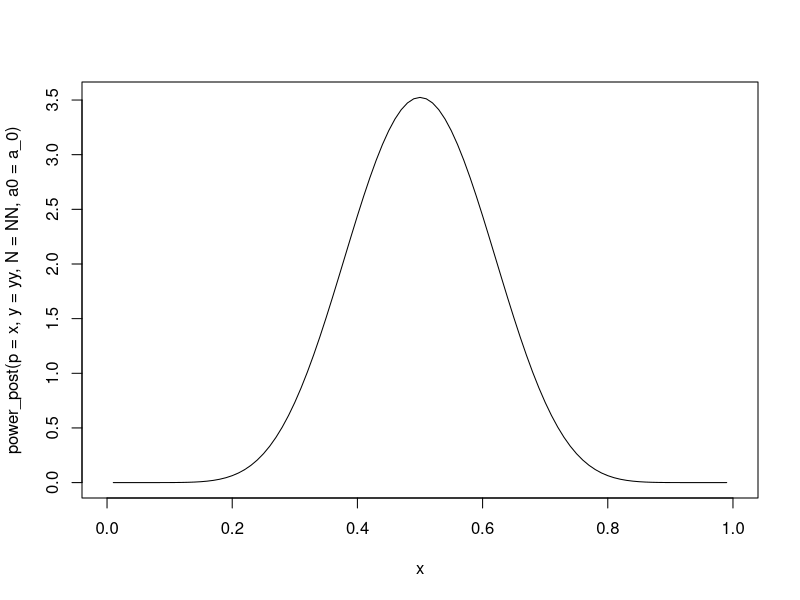
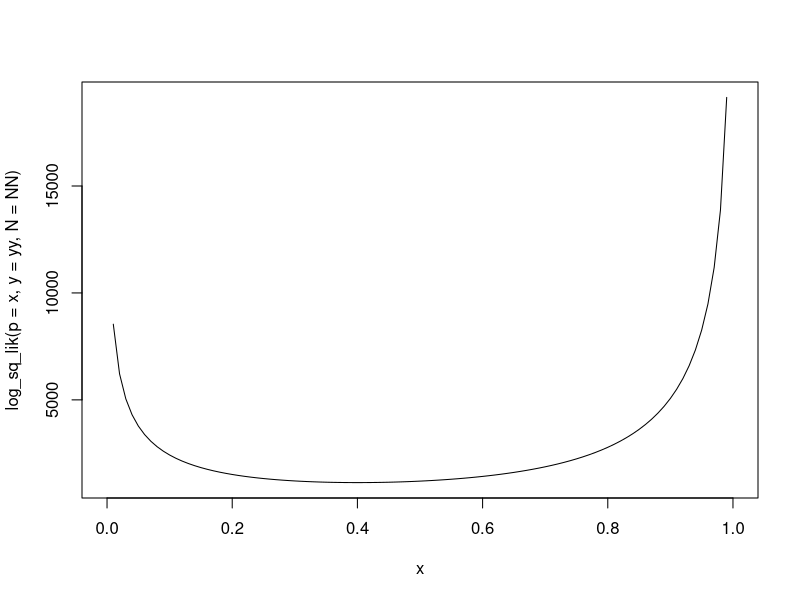
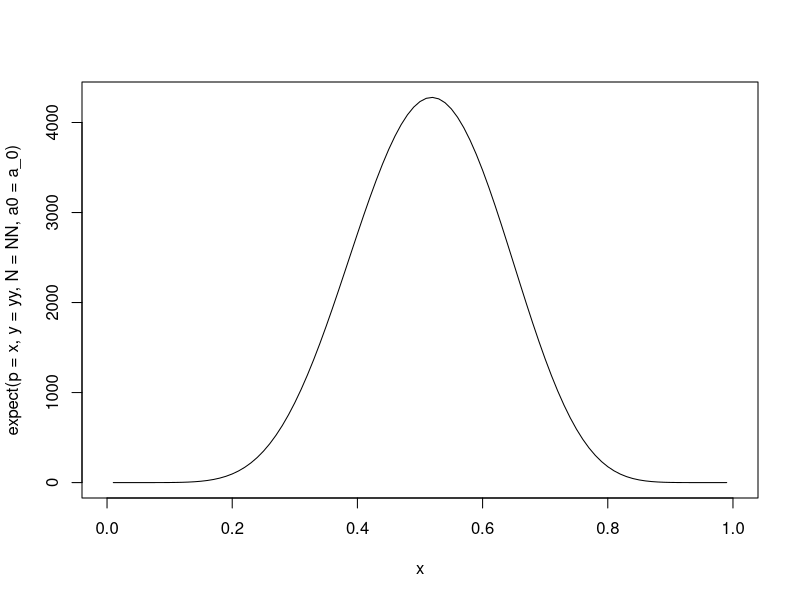
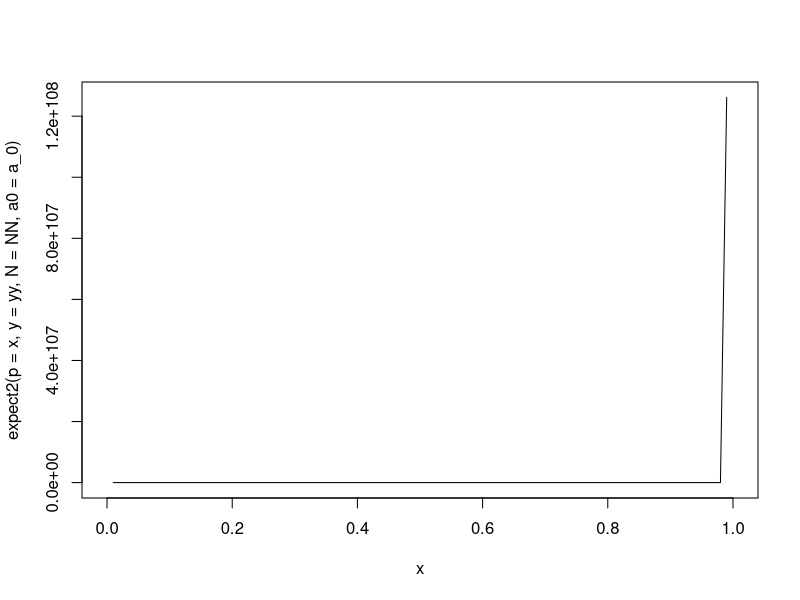

Recreate these plots in R, in order. (Note: this script raises an error after producing the figures.)
## L(D|theta)^a_0 pi(theta)

alpha <- 10
beta <- 10
yy <- 20
NN <- 50
a_0 <- 0
###########################

power_post <- function(p, y, N, a0){
  lp <- a0 * ( y* log(p) + (N-y) * log(1-p) ) + dbeta(x = p, shape1 = alpha, shape2 = beta, log = TRUE)
  return(exp(lp))  
}
power_post <- Vectorize(power_post)

curve(power_post(p = x, y = yy, N = NN, a0 = a_0))

log_sq_lik <- function(p, y, N){
  ( y* log(p) + (N-y) * log(1-p) )^2
}
curve(log_sq_lik(p = x, y = yy, N = NN))

expect <- function(p, y, N, a0){
  ans <- power_post(p = p, y = y, N = N, a0 = a0) * log_sq_lik(p = p, y = y, N = N)
  return(ans)
}
expect <- Vectorize(expect)
curve(expect(p = x, y = yy, N = NN, a0 = a_0))
integrate(function(x) expect(p = x, y = yy, N = NN, a0 = a_0), 0, 1)

## 1/X^2
one_over_x_sq <- function(p, y, N){
  exp(
    - 2*(y* log(p) + (N-y) * log(1-p)) 
  )
}
## test that code for 1/L(D|theta)^2 is correct
# pp <- .2
# L <- pp^yy * (1-pp)^{NN-yy}
# 1/L^2
# one_over_x_sq(p = pp, y = yy, N = NN)

expect2 <- function(p, y, N, a0){
  ans <- power_post(p = p, y = y, N = N, a0 = a0) * one_over_x_sq(p = p, y = y, N = N)
  return(ans)
}
expect2 <- Vectorize(expect2)

curve(expect2(p = x, y = yy, N = NN, a0 = a_0))

integrate(function(x) expect2(p = x, y = yy, N = NN, a0 = a_0), 0, 1)


## -log(X)/X

minus_logX_over_X <- function(p, y, N){
  logX <- y* log(p) + (N-y) * log(1-p)
  return(
    -logX/exp(logX)
  )
}

expect3 <- function(p, y, N, a0){
  ans <- power_post(p = p, y = y, N = N, a0 = a0) * minus_logX_over_X(p = p, y = y, N = N)
  return(ans)
}
expect3 <- Vectorize(expect3)

curve(expect3(p = x, y = yy, N = NN, a0 = a_0))

integrate(function(x) expect3(p = x, y = yy, N = NN, a0 = a_0), 0, 1)
